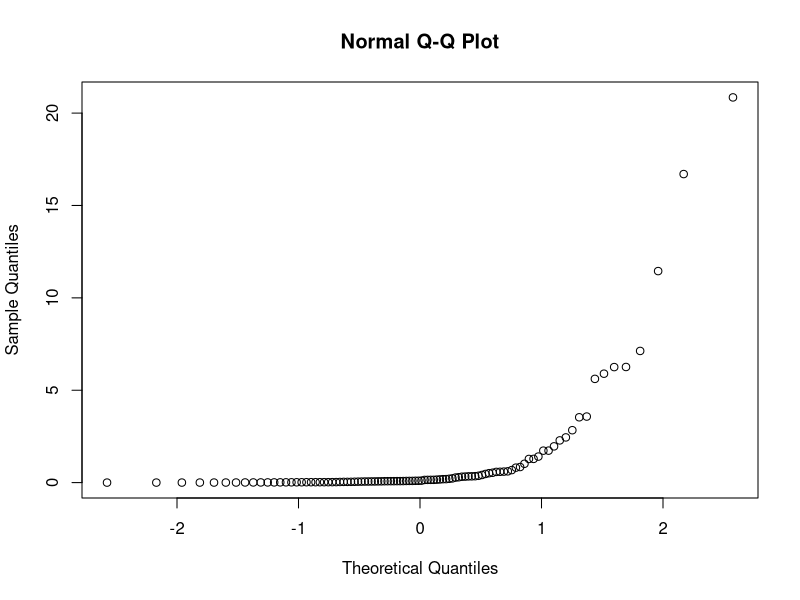
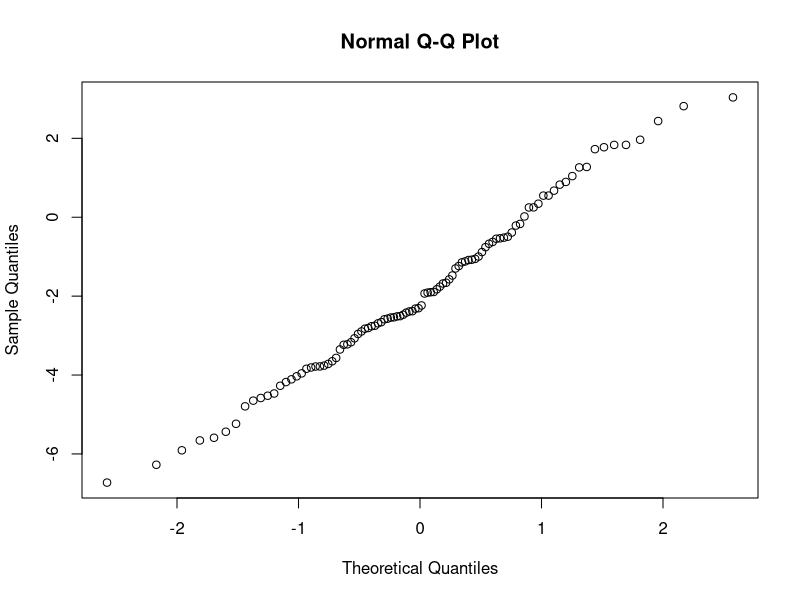
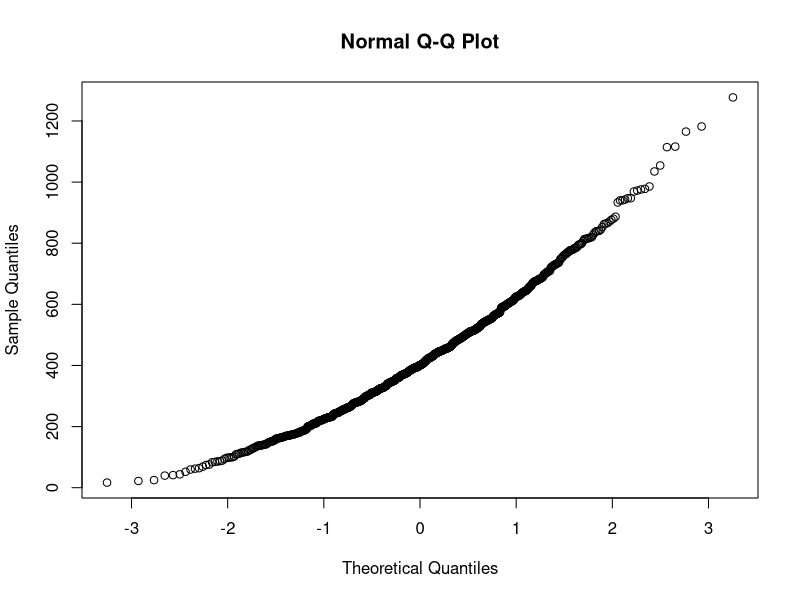
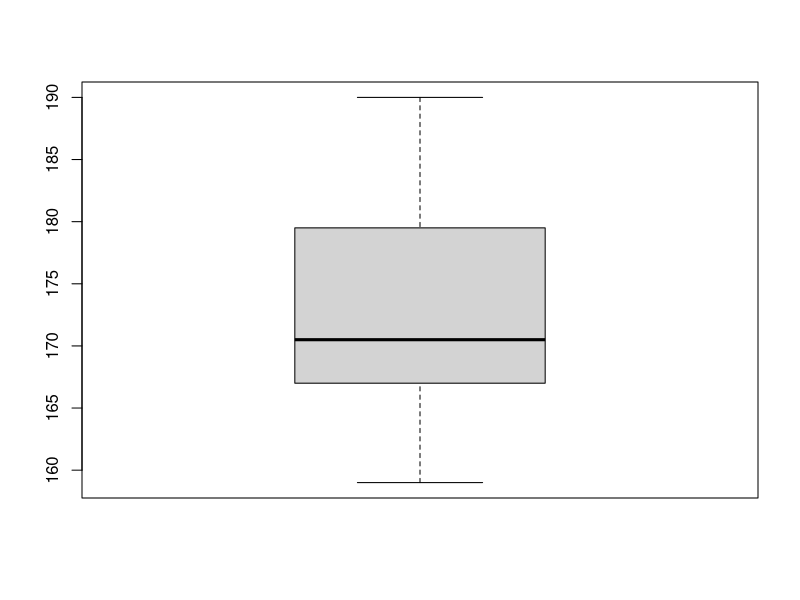
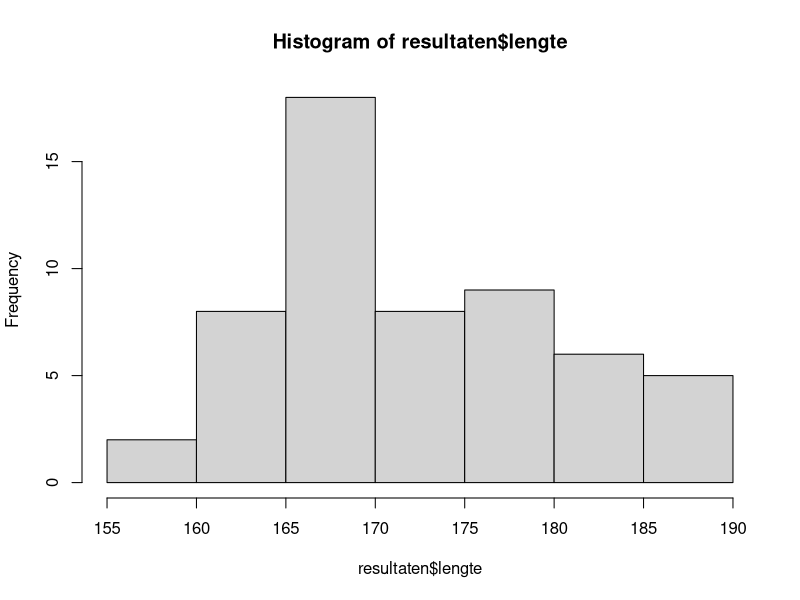
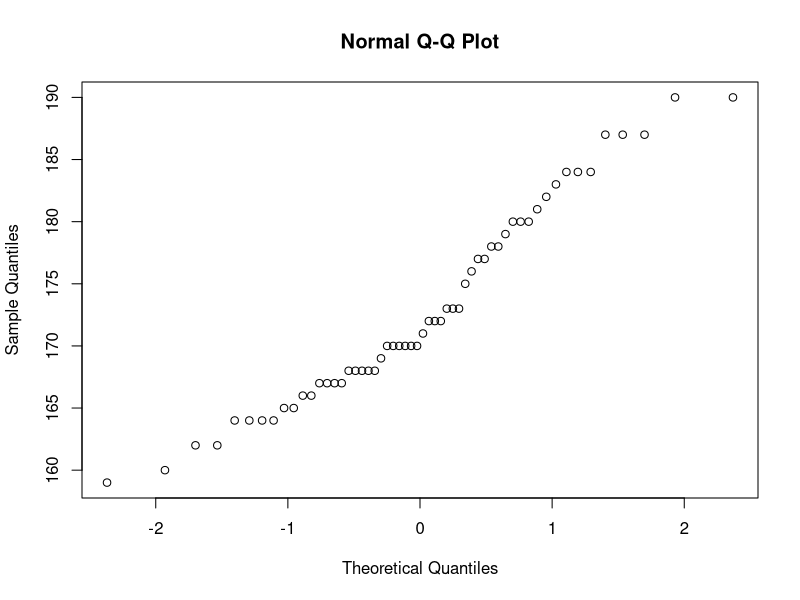
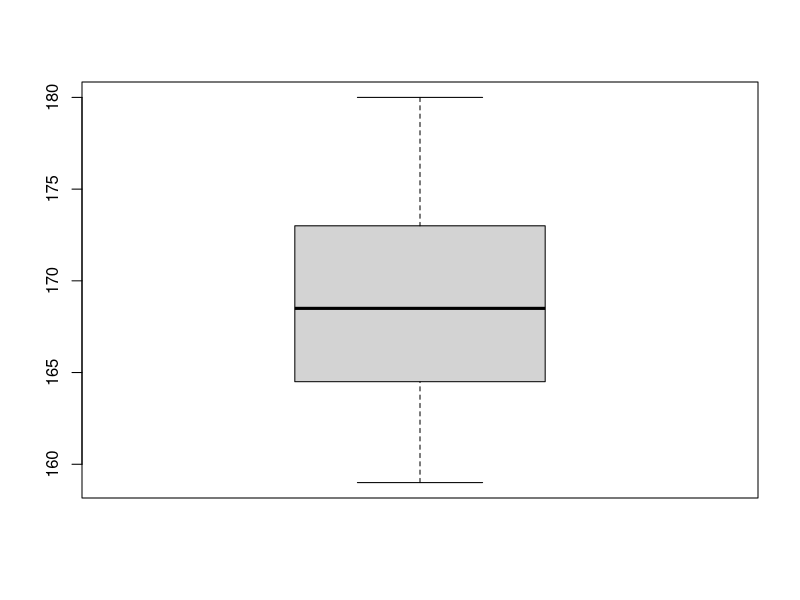
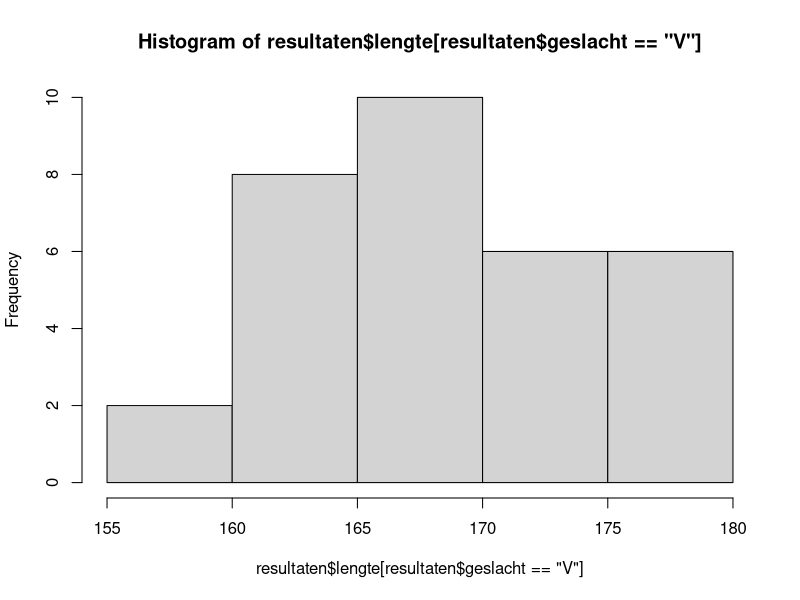

Here is the R script that generated these plots, in order:
# ComputerZitting R1
# Alle gegeven commands zijn gebruikt

# Kansberekening van normaal, student, chi-kwadraat en F-verdeling
# Syntax werd eerst gegeven, dan voorbeeldoefening met gegeven variabelen
# P(X < 8), N(5, 4)
# lower.tail, berekent kans voor X < x indien TRUE, anders voor X > x
# van toepassing bij alle continue verdelingen
p1 = pnorm(8, mean=5, sd=4, lower.tail=TRUE)
p1
# P(X <= 3.45) = P(X < 3.45), t(6), x^2(5)
p2 = pt(3.45, 6)
p2
p3 = pchisq(3.45, 5)
p3
# P(X > 2.5), F(m, n) = F(25, 2), opgelet: R verwacht eerst n, dan m!
p4 = pf(2.5, 2, 25, lower.tail=FALSE)
p4
# P(2 < X < 5) = P(X < 5) - P(X < 2), N(3, 4)
p5 = pnorm(5, mean=3, sd=4) - pnorm(2, mean=3, sd=4)
p5

# Kwantielen
# Percentiel = "Voor welke x is P(X < x) = p%?", p is gegeven
q1 = qnorm(0.1, mean=7, sd=1, lower.tail=TRUE)
q1
q2 = qnorm(0.91, mean=25, sd=5, lower.tail=TRUE)
q2
q3 = qnorm(0.06, mean=25, sd=5, lower.tail=TRUE)
q3
q4 = qt(0.25, 67)
q4
q5 = qchisq(0.25, 16)
q5

# Genereren van Steekproeven
r1 = rnorm(25, mean=0, sd=1)
r1
mean_r1 = mean(r1)
mean_r1
med_r1 = median(r1)
med_r1
var_r1 = var(r1)
var_r1
iqr_r = IQR(r1)
iqr_r
r2 = rf(83, 15, 17)
r2

# QQplots voor bepaling en transformatie van normale verdelingen
statdata1 = read.csv(file="Data/statdata1.csv", dec=",", sep=" ")
png("Res1/QQstatdata1.png")
qqnorm(statdata1$data1)
dev.off()
png("Res1/QQlogstatdata1.png")
qqnorm(log(statdata1$data1))
dev.off()
statdata2 = read.csv(file="Data/statdata2.csv", header=TRUE, dec=",", sep=" ")
statdata3 = read.csv(file="Data/statdata3.csv", header=TRUE, dec=",", sep=" ")
png("Res1/QQstatdata3.png")
qqnorm(statdata3$data3)
dev.off()

# Nakijken van verdeling van gegevens
# Lengte (onafhankelijk van gender)
resultaten = read.table(file="Data/resultaten.txt", header=TRUE)
png("Res1/BoxplotLengte.png")
boxplot(resultaten$lengte)
dev.off()
png("Res1/HistogramLengte.png")
hist(resultaten$lengte)
dev.off()
png("Res1/QQplotLengte.png")
qqnorm(resultaten$lengte)
dev.off()

# Lengte (Vrouwen)
png("Res1/BoxplotLengteVrouwen.png")
boxplot(resultaten$lengte[resultaten$geslacht=="V"])
dev.off()
png("Res1/HistogramLengteVrouwen.png")
hist(resultaten$lengte[resultaten$geslacht=="V"])
dev.off()
png("Res1/QQplotLengteVrouwen.png")
qqnorm(resultaten$lengte[resultaten$geslacht=="V"])
dev.off()

# Lengte (Niet-Vrouw)
png("Res1/BoxplotLengteNietVrouwen.png")
boxplot(resultaten$lengte[resultaten$geslacht=="M"])
dev.off()
png("Res1/HistogramLengteNietVrouwen.png")
hist(resultaten$lengte[resultaten$geslacht=="M"])
dev.off()
png("Res1/QQplotLengteNietvrouwen.png")
qqnorm(resultaten$lengte[resultaten$geslacht=="M"])
dev.off()

# Extra oefeningen
ep1 = pnorm(120, mean=110, sd=20, lower.tail=TRUE)
eq1 = qnorm(0.9, mean=110, sd=20, lower.tail=TRUE)
ep2 = pnorm(6.15, mean=6, sd=0.1, lower.tail=TRUE) - 
  pnorm(5.90, mean=6, sd=0.1, lower.tail=TRUE)
ep3 = pnorm(6.10, mean=6, sd=0.1, lower.tail=FALSE)
ep4 = pnorm(5.95, mean=6, sd=0.1, lower.tail=TRUE)
eq2 = qnorm(0.95, mean=6, sd=0.1, lower.tail=TRUE)



